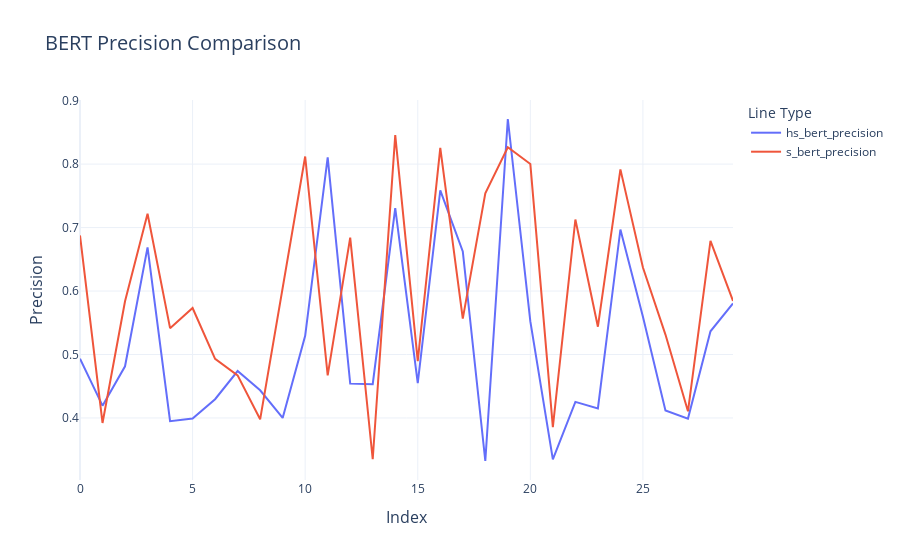

Notebook code cell kept with this figure:
### Code cell
# this chart might be better
metrics_df["index"] = metrics_df.index
metrics_long = metrics_df.melt(
    id_vars="index", 
    value_vars=["hs_bert_precision", "s_bert_precision"], 
    var_name="Line Type", 
    value_name="Precision"
)
fig = px.line(
    metrics_long, 
    x="index", 
    y="Precision", 
    color="Line Type", 
    title="BERT Precision Comparison", 
    labels={"index": "Index", "Precision": "Precision"}
)

fig.update_layout(
    title_font_size=20,
    xaxis_title_font_size=16,
    yaxis_title_font_size=16,
    xaxis=dict(showgrid=True),
    yaxis=dict(showgrid=True),
    template="plotly_white"
)

fig.show()

### Figure 1 — Plotly figure (JSON) as saved in the notebook; plotly's stock layout.template omitted (floating-point values rounded to 4 significant figures)
{"data": [{"hovertemplate": "Line Type=hs_bert_precision<br>Index=%{x}<br>Precision=%{y}<extra></extra>", "legendgroup": "hs_bert_precision", "line": {"color": "#636efa", "dash": "solid"}, "marker": {"symbol": "circle"}, "mode": "lines", "name": "hs_bert_precision", "orientation": "v", "showlegend": true, "type": "scatter", "x": [0, 1, 2, 3, 4, 5, 6, 7, 8, 9, 10, 11, 12, 13, 14, 15, 16, 17, 18, 19, 20, 21, 22, 23, 24, 25, 26, 27, 28, 29], "xaxis": "x", "y": [0.4934, 0.4195, 0.4814, 0.6689, 0.395, 0.3991, 0.4296, 0.474, 0.4436, 0.4001, 0.5295, 0.8107, 0.4541, 0.4532, 0.7305, 0.4551, 0.7587, 0.6625, 0.3322, 0.8711, 0.5521, 0.3348, 0.4253, 0.415, 0.697, 0.5596, 0.412, 0.399, 0.5367, 0.5805], "yaxis": "y"}, {"hovertemplate": "Line Type=s_bert_precision<br>Index=%{x}<br>Precision=%{y}<extra></extra>", "legendgroup": "s_bert_precision", "line": {"color": "#EF553B", "dash": "solid"}, "marker": {"symbol": "circle"}, "mode": "lines", "name": "s_bert_precision", "orientation": "v", "showlegend": true, "type": "scatter", "x": [0, 1, 2, 3, 4, 5, 6, 7, 8, 9, 10, 11, 12, 13, 14, 15, 16, 17, 18, 19, 20, 21, 22, 23, 24, 25, 26, 27, 28, 29], "xaxis": "x", "y": [0.6877, 0.3921, 0.5838, 0.7218, 0.5415, 0.5733, 0.4933, 0.4672, 0.3979, 0.6026, 0.812, 0.4672, 0.6841, 0.335, 0.8458, 0.4897, 0.8257, 0.5566, 0.7541, 0.8265, 0.8001, 0.3857, 0.7127, 0.5439, 0.7917, 0.6372, 0.5314, 0.4105, 0.6791, 0.5845], "yaxis": "y"}], "layout": {"legend": {"title": {"text": "Line Type"}, "tracegroupgap": 0}, "title": {"font": {"size": 20}, "text": "BERT Precision Comparison"}, "xaxis": {"anchor": "y", "domain": [0, 1], "showgrid": true, "title": {"font": {"size": 16}, "text": "Index"}}, "yaxis": {"anchor": "x", "domain": [0, 1], "showgrid": true, "title": {"font": {"size": 16}, "text": "Precision"}}}}
